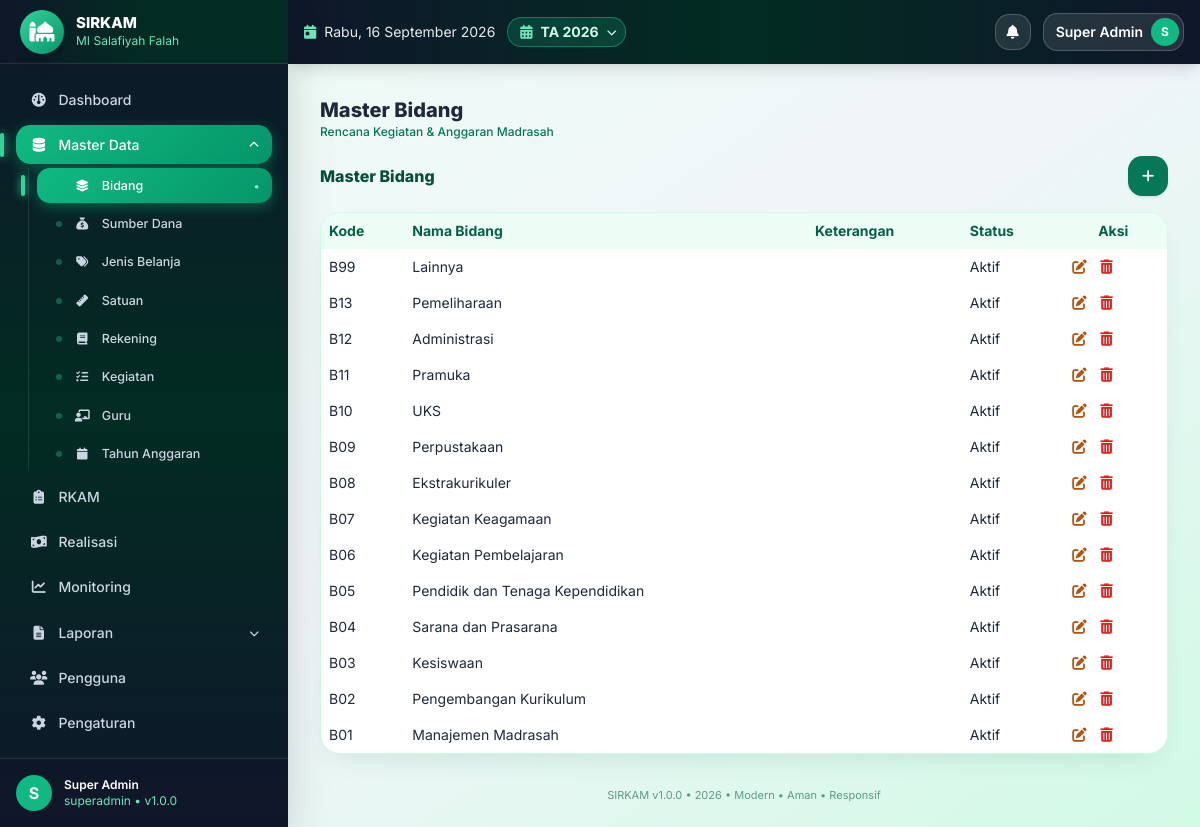
Page /master/bidang (signed in) on the committed database.
### tables this page shows
CREATE TABLE IF NOT EXISTS app_settings (
  id INT UNSIGNED AUTO_INCREMENT PRIMARY KEY,
  skey VARCHAR(100) NOT NULL UNIQUE,
  svalue TEXT NULL
);

CREATE TABLE IF NOT EXISTS madrasah (
  id INT UNSIGNED AUTO_INCREMENT PRIMARY KEY,
  nama_madrasah VARCHAR(150) NOT NULL DEFAULT 'MI Salafiyah',
  nsm VARCHAR(30) NULL,
  npsn VARCHAR(30) NULL,
  alamat TEXT NULL,
  desa VARCHAR(100) NULL,
  kecamatan VARCHAR(100) NULL,
  kabupaten VARCHAR(100) NULL,
  provinsi VARCHAR(100) NULL,
  kode_pos VARCHAR(10) NULL,
  email VARCHAR(100) NULL,
  telepon VARCHAR(30) NULL,
  nama_kepala VARCHAR(100) NULL,
  nip_kepala VARCHAR(50) NULL,
  nama_bendahara VARCHAR(100) NULL,
  nip_bendahara VARCHAR(50) NULL,
  logo VARCHAR(255) NULL,
  created_at TIMESTAMP DEFAULT CURRENT_TIMESTAMP,
  updated_at TIMESTAMP DEFAULT CURRENT_TIMESTAMP ON UPDATE CURRENT_TIMESTAMP
);

CREATE TABLE IF NOT EXISTS tahun_anggaran (
  id INT UNSIGNED AUTO_INCREMENT PRIMARY KEY,
  tahun INT NOT NULL UNIQUE,
  tanggal_mulai DATE NULL,
  tanggal_selesai DATE NULL,
  status ENUM('draft','aktif','selesai','dikunci') NOT NULL DEFAULT 'draft',
  keterangan TEXT NULL,
  created_at TIMESTAMP DEFAULT CURRENT_TIMESTAMP,
  updated_at TIMESTAMP DEFAULT CURRENT_TIMESTAMP ON UPDATE CURRENT_TIMESTAMP,
  INDEX idx_tahun (tahun),
  INDEX idx_status (status)
);

CREATE TABLE IF NOT EXISTS bidang (
  id INT UNSIGNED AUTO_INCREMENT PRIMARY KEY,
  kode VARCHAR(20) NULL,
  nama_bidang VARCHAR(150) NOT NULL,
  keterangan TEXT NULL,
  status ENUM('aktif','nonaktif') NOT NULL DEFAULT 'aktif',
  created_at TIMESTAMP DEFAULT CURRENT_TIMESTAMP,
  updated_at TIMESTAMP DEFAULT CURRENT_TIMESTAMP ON UPDATE CURRENT_TIMESTAMP,
  INDEX idx_status (status)
);

### index.php (called while the page is built, shortened)
<?php
require_once __DIR__.'/config/bootstrap.php';
$url=trim($_GET['url']??'',"/");
$p=explode('/',$url);$page=$p[0];$arg=$p[1]??null;$arg2=$p[2]??null;
$content='';$title='Dashboard';
try{
switch($page){
case 'master': if(!in_array(Auth::role(),['superadmin','operator']))Rbac::deny();$mtabs=['bidang','sumber_dana','jenis_belanja','satuan','rekening','kegiatan','guru','tahun_anggaran'];$mtab=$arg??($_GET['tab']??'bidang');if(!in_array($mtab,$mtabs))$mtab='bidang';$_GET['tab']=$mtab;$title='Master '.ucwords(str_replace('_',' ',$mtab));ob_start();require __DIR__.'/modules/master/page.php';$content=ob_get_clean();break;
}
}catch(Throwable $e){error_log($e->getMessage());$content='<div class="bg-red-50 border border-red-200 p-4 rounded">Terjadi kesalahan sistem.</div>';}
require __DIR__.'/views/layouts/main.php';

### core/Security.php (called while the page is built, shortened)
<?php
class Security{
public static function e($s){return htmlspecialchars((string)($s??''),ENT_QUOTES,'UTF-8');}
}

### core/Helper.php (called while the page is built, shortened)
<?php
class Helper{
public static function setting($pdo,$k,$d=''){$s=$pdo->prepare("SELECT svalue FROM app_settings WHERE skey=?");$s->execute([$k]);$r=$s->fetchColumn();return $r!==false?$r:$d;}
public static function tahunAktif($pdo){$s=$pdo->query("SELECT * FROM tahun_anggaran WHERE status='aktif' LIMIT 1");$r=$s->fetch();if(!$r){$s=$pdo->query("SELECT * FROM tahun_anggaran ORDER BY tahun DESC LIMIT 1");$r=$s->fetch();}return $r;}
public static function titleCase($s){return ucwords(strtolower(trim((string)$s)));}
}

### core/Auth.php (called while the page is built, shortened)
<?php
class Auth{
public static function user(){return $_SESSION['user']??null;}
public static function role(){return $_SESSION['role']??null;}
}

### modules/master/page.php (the view, shortened to what this page needs)
<?php
$tab=$_GET['tab']??'bidang';
$tabs=['bidang'=>'Bidang','sumber_dana'=>'Sumber Dana','jenis_belanja'=>'Jenis Belanja','satuan'=>'Satuan','rekening'=>'Rekening','kegiatan'=>'Kegiatan','guru'=>'Guru','tahun_anggaran'=>'Tahun Anggaran'];
$cols=['bidang'=>['kode'=>'Kode','nama_bidang'=>'Nama Bidang','keterangan'=>'Keterangan','status'=>'Status'],'sumber_dana'=>['kode'=>'Kode','nama_sumber_dana'=>'Nama Sumber Dana','jumlah'=>'Pagu (Rp)','jml_anggaran'=>'Terpakai RKAM','jml_kegiatan'=>'Jml Kegiatan','keterangan'=>'Keterangan','status'=>'Status'],'jenis_belanja'=>['kode'=>'Kode','nama'=>'Nama','keterangan'=>'Keterangan','status'=>'Status'],'satuan'=>['kode'=>'Kode','nama_satuan'=>'Nama Satuan','keterangan'=>'Keterangan','status'=>'Status'],'rekening'=>['kode'=>'Kode','nama_rekening'=>'Nama Rekening','kelompok'=>'Kelompok','jenis_belanja_id'=>'Jenis Belanja','keterangan'=>'Keterangan','status'=>'Status'],'kegiatan'=>['kode'=>'Kode','nama_kegiatan'=>'Nama Kegiatan','bidang_id'=>'Bidang','volume'=>'Volume','guru_id'=>'Penanggung Jawab','waktu_pelaksanaan'=>'Waktu Pelaksanaan','prioritas'=>'Prioritas','status'=>'Status'],'guru'=>['kode'=>'Kode','nama'=>'Nama Guru','nip'=>'NIP','jabatan'=>'Jabatan','mapel'=>'Mapel','no_hp'=>'No HP','status'=>'Status'],'tahun_anggaran'=>['tahun'=>'Tahun','tanggal_mulai'=>'Tanggal Mulai','tanggal_selesai'=>'Tanggal Selesai','status'=>'Status','keterangan'=>'Keterangan']];
if($tab==='sumber_dana'){$rows=$pdo->query("SELECT s.*,(SELECT COALESCE(SUM(rs.jumlah),0) FROM rkam_sumber_dana rs JOIN rkam k ON k.id=rs.rkam_id WHERE rs.sumber_dana_id=s.id) AS jml_anggaran,(SELECT COUNT(*) FROM rkam_sumber_dana rs JOIN rkam k ON k.id=rs.rkam_id WHERE rs.sumber_dana_id=s.id) AS jml_kegiatan FROM sumber_dana s ORDER BY s.id DESC LIMIT 200")->fetchAll();}else{$rows=$pdo->query("SELECT * FROM `$tab` ORDER BY id DESC LIMIT 200")->fetchAll();}
$bid=$pdo->query("SELECT * FROM bidang WHERE status='aktif'")->fetchAll();
$jb=$pdo->query("SELECT * FROM jenis_belanja")->fetchAll();
$bidMap=[];foreach($bid as $b)$bidMap[$b['id']]=$b['nama_bidang'];
$jbMap=[];foreach($jb as $j)$jbMap[$j['id']]=$j['nama'];
$GRU=$pdo->query("SELECT * FROM guru ORDER BY nama")->fetchAll();
$gruMap=[];foreach($GRU as $g)$gruMap[$g['id']]=$g['nama'];
function cellVal($tab,$c,$r,$bidMap,$jbMap,$gruMap=[]){$v=$r[$c]??'';if($c==='status'||$c==='prioritas')return Helper::titleCase($v);return $v;}
?>
<div class="flex flex-wrap items-center gap-2 mb-4 no-print">
<div class="font-extrabold text-emerald-900">Master <?=$tabs[$tab]?></div>
<button onclick="masterForm(0)" title="Tambah <?=$tabs[$tab]?>" class="ml-auto bg-emerald-700 hover:bg-emerald-800 text-white w-10 h-10 rounded-2xl text-sm shadow"><i class="fa-solid fa-plus"></i></button></div>
<div class="bg-white rounded shadow overflow-auto">
<?php if(!$rows):?><div class="p-10 text-center text-gray-500">Belum ada data.<br><button onclick="masterForm(0)" title="Tambah <?=$tabs[$tab]?>" class="mt-2 bg-emerald-700 hover:bg-emerald-800 text-white w-11 h-11 rounded-2xl shadow"><i class="fa-solid fa-plus"></i></button></div>
<?php else:?><table class="w-full text-sm"><thead><tr class="bg-gray-50 border-b"><?php foreach($cols[$tab] as $c=>$lbl):?><th class="p-2 text-left"><?=Security::e($lbl)?></th><?php endforeach;?><th class="p-2 no-print">Aksi</th></tr></thead>
<tbody><?php foreach($rows as $r):?><tr class="border-b hover:bg-gray-50">
<?php foreach($cols[$tab] as $c=>$lbl):?><td class="p-2"><?=Security::e(cellVal($tab,$c,$r,$bidMap,$jbMap,$gruMap))?></td><?php endforeach;?>
<td class="p-2 whitespace-nowrap no-print"><button onclick='masterForm(<?=$r['id']?>,<?=json_encode($r,JSON_HEX_APOS|JSON_HEX_QUOT)?>)' title="Edit" class="btn-ic btn-edit"><i class="fa-solid fa-pen-to-square"></i></button> <button onclick="masterDel(<?=$r['id']?>)" title="Hapus" class="btn-ic btn-del"><i class="fa-solid fa-trash-can"></i></button></td></tr><?php endforeach;?></tbody></table><?php endif;?></div>

### views/layouts/main.php (shortened to what this page needs)
<!DOCTYPE html><html lang="id"><head><meta charset="UTF-8"><meta name="viewport" content="width=device-width,initial-scale=1">
<script src="https://cdn.tailwindcss.com"></script><script src="https://cdn.jsdelivr.net/npm/sweetalert2@11"></script>
<link rel="stylesheet" href="https://cdnjs.cloudflare.com/ajax/libs/font-awesome/6.5.2/css/all.min.css">
</head>
<body class="bg-gradient-to-br from-emerald-50 via-slate-100 to-emerald-100 min-h-screen text-slate-800">
<?php $u=Auth::user(); $role=Auth::role(); if($role==='superadmin'){$notif=$pdo->query("SELECT COUNT(*) c FROM notifications WHERE is_read=0")->fetchColumn();}else{$nq=$pdo->prepare("SELECT COUNT(*) c FROM notifications WHERE is_read=0 AND (role_target=? OR role_target IS NULL OR role_target='' OR user_id=?)");$nq->execute([$role,Auth::id()]);$notif=$nq->fetchColumn();} $initial=strtoupper(substr($u['nama']??'U',0,1)); $mlogo=$pdo->query("SELECT logo,nama_madrasah FROM madrasah WHERE id=1")->fetch(); $appName=Helper::setting($pdo,'app_name','SIRKAM'); $thAktif=Helper::tahunAktif($pdo); $thList=$pdo->query("SELECT id,tahun,status FROM tahun_anggaran ORDER BY tahun DESC")->fetchAll(); ?>
<div class="flex min-h-screen">
<aside id="sidebar" class="bg-gradient-to-b from-slate-900 via-emerald-950 to-slate-900 text-white hidden md:flex flex-col no-print fixed md:sticky top-0 inset-y-0 left-0 z-40 w-72 h-screen shrink-0 shadow-2xl overflow-hidden">
<div class="h-16 px-5 flex items-center gap-3 border-b border-white/10 shrink-0 bg-gradient-to-r from-slate-900 via-emerald-950 to-emerald-950">
<?php $logoFile=!empty($mlogo['logo'])?__DIR__.'/../../uploads/logo/'.$mlogo['logo']:''; $logoOk=$logoFile&&is_file($logoFile); $logoV=$logoOk?filemtime($logoFile):0; ?>
<?php if($logoOk):?><img src="<?=BASE_URL?>uploads/logo/<?=Security::e($mlogo['logo'])?>?v=<?=$logoV?>" class="w-11 h-11 rounded-2xl object-contain bg-white p-1 shadow-lg"><?php else:?><div class="w-11 h-11 rounded-2xl bg-gradient-to-br from-emerald-400 to-emerald-600 flex items-center justify-center text-xl shadow-lg"><i class="fa-solid fa-mosque"></i></div><?php endif;?>
<div class="min-w-0"><div class="font-extrabold text-[15px] leading-tight truncate"><?=Security::e($appName)?></div><div class="text-xs text-emerald-300 truncate"><?=Security::e($mlogo['nama_madrasah']??'')?></div></div></div>
<?php $cur=$page??'dashboard'; if($cur==='print'||$cur==='export')$cur='laporan'; ?>
<nav class="flex-1 p-4 space-y-1.5 text-sm overflow-y-auto" id="nav">
<a href="<?=BASE_URL?>" data-p="dashboard" class="navlink <?=($cur==='dashboard'?'active':'')?>"><i class="fa-solid fa-gauge w-5 text-center"></i> Dashboard</a>
<?php if(in_array($role,['superadmin','operator'])):?>
<?php $mitems=[['bidang','Bidang','fa-layer-group'],['sumber_dana','Sumber Dana','fa-sack-dollar'],['jenis_belanja','Jenis Belanja','fa-tags'],['satuan','Satuan','fa-ruler'],['rekening','Rekening','fa-book'],['kegiatan','Kegiatan','fa-list-check'],['guru','Guru','fa-chalkboard-user'],['tahun_anggaran','Tahun Anggaran','fa-calendar']]; $mcur=($_GET['tab']??$arg??''); $mopen=($cur==='master')?'':''; ?>
<div>
<button type="button" onclick="toggleMaster()" class="navlink parent w-full text-left <?=($cur==='master'?'active':'')?>"><i class="fa-solid fa-database w-5 text-center"></i> <span>Master Data</span> <i id="mchev" class="fa-solid fa-chevron-down text-[10px] transition-transform"></i></button>
<div id="msub" class="mt-1 ml-3 pl-2 border-l border-white/10 space-y-1 <?=($cur==='master'?'':'hidden')?>">
<?php foreach($mitems as $mi):?><a href="<?=BASE_URL?>master/<?=$mi[0]?>" class="navlink sub <?=($cur==='master'&&$mcur===$mi[0]?'active':'')?>"><i class="fa-solid <?=$mi[2]?> w-5 text-center text-xs"></i> <?=$mi[1]?></a><?php endforeach;?>
</div></div>
<?php endif;?>
<a href="<?=BASE_URL?>rkam" data-p="rkam" class="navlink <?=($cur==='rkam'?'active':'')?>"><i class="fa-solid fa-clipboard-list w-5 text-center"></i> RKAM</a>
<a href="<?=BASE_URL?>realisasi" data-p="realisasi" class="navlink <?=($cur==='realisasi'?'active':'')?>"><i class="fa-solid fa-money-bill-wave w-5 text-center"></i> Realisasi</a>
<a href="<?=BASE_URL?>monitoring" data-p="monitoring" class="navlink <?=($cur==='monitoring'?'active':'')?>"><i class="fa-solid fa-chart-line w-5 text-center"></i> Monitoring</a>
<div>
<button type="button" onclick="toggleLap()" class="navlink parent w-full text-left <?=($cur==='laporan'?'active':'')?>"><i class="fa-solid fa-file-lines w-5 text-center"></i> <span>Laporan</span> <i id="lchev" class="fa-solid fa-chevron-down text-[10px] transition-transform"></i></button>
</div>
<?php if($role==='superadmin'):?><a href="<?=BASE_URL?>users" data-p="users" class="navlink <?=($cur==='users'?'active':'')?>"><i class="fa-solid fa-users w-5 text-center"></i> Pengguna</a><?php endif;?>
<?php if(in_array($role,['superadmin','kepala_madrasah','bendahara'])):?><a href="<?=BASE_URL?>pengaturan" data-p="pengaturan" class="navlink <?=($cur==='pengaturan'?'active':'')?>"><i class="fa-solid fa-gear w-5 text-center"></i> Pengaturan</a><?php endif;?>
<?php if($role==='superadmin'):?><a href="<?=BASE_URL?>backup" data-p="backup" class="navlink <?=($cur==='backup'?'active':'')?>"><i class="fa-solid fa-floppy-disk w-5 text-center"></i> Backup</a><?php endif;?>
</nav>
<div class="p-4 border-t border-white/10 flex items-center gap-3 shrink-0 bg-slate-900/60">
<div class="w-9 h-9 rounded-full bg-emerald-500 flex items-center justify-center font-bold"><?=$initial?></div>
<div class="text-xs"><div class="font-semibold text-white"><?=Security::e($u['nama']??'')?></div><div class="text-emerald-300"><?=Security::e($role)?> • v<?=APP_VERSION?></div></div></div></aside>
<div class="flex-1 flex flex-col min-w-0 md:ml-0">
<header class="sticky top-0 z-20 bg-gradient-to-r from-slate-900 via-emerald-950 to-slate-900 text-white px-4 h-16 flex items-center gap-3 no-print shadow-lg shrink-0">
<?php $hari=['Senin','Selasa','Rabu','Kamis','Jumat','Sabtu','Minggu']; $bulan=[1=>'Januari','Februari','Maret','April','Mei','Juni','Juli','Agustus','September','Oktober','November','Desember']; ?>
<div class="hidden sm:flex items-center gap-2 text-white/90 text-sm"><i class="fa-solid fa-calendar-day text-emerald-300"></i><span><?=$hari[date('N')-1]?>, <?=date('j')?> <?=$bulan[(int)date('n')]?> <?=date('Y')?></span></div>
<div class="relative">
<button onclick="toggleTahun(event)" title="Tahun Anggaran Aktif" class="hidden sm:flex items-center gap-2 bg-emerald-500/20 border border-emerald-400/40 text-emerald-100 rounded-full pl-3 pr-2 py-1 text-sm hover:bg-emerald-500/30"><i class="fa-solid fa-calendar-days text-emerald-300"></i><span class="font-bold">TA <?=Security::e($thAktif['tahun']??'-')?></span><i class="fa-solid fa-chevron-down text-[10px]"></i></button>
</div>
<div class="ml-auto flex items-center gap-3 text-sm">
<div class="relative">
<button onclick="toggleNotif(event)" class="relative w-9 h-9 rounded-xl bg-white/10 border border-white/20 text-white hover:bg-white/20"><i class="fa-solid fa-bell"></i></button>
</div>
<div class="relative" id="userWrap">
<button type="button" aria-haspopup="true" onclick="toggleUser(event)" onmouseenter="showUser()" class="flex items-center gap-2 bg-white/10 border border-white/20 rounded-full pl-3 pr-1 py-1 hover:bg-white/20"><span class="font-semibold text-white text-sm max-w-32 truncate"><?=Security::e($u['nama']??'')?></span><span class="w-7 h-7 rounded-full bg-emerald-500 text-white flex items-center justify-center text-xs font-bold shrink-0"><?=$initial?></span></button>
</div></div></header>
<main class="p-4 md:p-8 flex-1 max-w-7xl w-full mx-auto">
<div class="mb-4"><div class="font-extrabold text-xl text-slate-800"><?=Security::e($title??'')?></div><div class="text-xs text-emerald-700 font-medium">Rencana Kegiatan & Anggaran Madrasah</div></div>
<?=$content??''?></main>
<footer class="px-6 pb-6 text-center text-[11px] text-emerald-800/60 no-print"><?=Security::e($appName)?> v<?=APP_VERSION?> • <?=date('Y')?> • Modern • Aman • Responsif</footer></div></div>
</body></html>

### rows in the picture
app_settings: svalue "SIRKAM"
madrasah: nama_madrasah "MI Salafiyah Falah"
tahun_anggaran: tahun "2026"
bidang: kode "B99", nama_bidang "Lainnya", status "Aktif"
bidang: kode "B13", nama_bidang "Pemeliharaan", status "Aktif"
bidang: kode "B12", nama_bidang "Administrasi", status "Aktif"
bidang: kode "B11", nama_bidang "Pramuka", status "Aktif"
bidang: kode "B10", nama_bidang "UKS", status "Aktif"
bidang: kode "B09", nama_bidang "Perpustakaan", status "Aktif"
bidang: kode "B08", nama_bidang "Ekstrakurikuler", status "Aktif"
bidang: kode "B07", nama_bidang "Kegiatan Keagamaan", status "Aktif"
bidang: kode "B06", nama_bidang "Kegiatan Pembelajaran", status "Aktif"
bidang: kode "B05", nama_bidang "Pendidik dan Tenaga Kependidikan", status "Aktif"
bidang: kode "B04", nama_bidang "Sarana dan Prasarana", status "Aktif"
bidang: kode "B03", nama_bidang "Kesiswaan", status "Aktif"
bidang: kode "B02", nama_bidang "Pengembangan Kurikulum", status "Aktif"
bidang: kode "B01", nama_bidang "Manajemen Madrasah", status "Aktif"

### other values in the picture
$mi[1] "Bidang"
$mi[1] "Sumber Dana"
$mi[1] "Jenis Belanja"
$mi[1] "Satuan"
$mi[1] "Rekening"
$mi[1] "Kegiatan"
$mi[1] "Guru"
$mi[1] "Tahun Anggaran"
$initial "S"
Security::e($u['nama']??'') "Super Admin"
Security::e($role) "superadmin"
APP_VERSION "1.0.0"
Security::e($title??'') "Master Bidang"
$tabs[$tab] "Bidang"
Security::e($lbl) "Kode"
